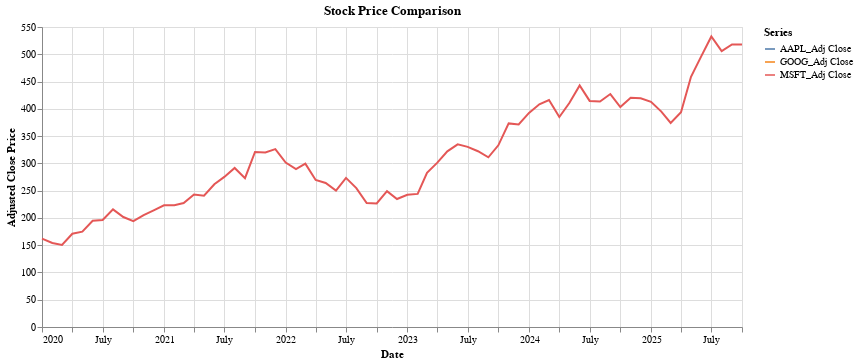

Source (notebook cell):
### Code cell
# ---- Load stocks_monthly ----
stocks = pd.read_csv("stocks_monthly.csv")
stocks["Date"] = pd.to_datetime(stocks["Date"])

# Choose which columns to compare (adjust to your real column names)
price_cols = ["AAPL_Adj Close", "MSFT_Adj Close", "GOOG_Adj Close"]

chart2 = (
    alt.Chart(stocks)
    .transform_fold(
        price_cols,
        as_=["ticker", "price"]
    )
    .mark_line()
    .encode(
        x=alt.X("Date:T", title="Date"),
        y=alt.Y("price:Q", title="Adjusted Close Price"),
        color=alt.Color("ticker:N", title="Series"),
        tooltip=[
            alt.Tooltip("Date:T", title="Date"),
            alt.Tooltip("ticker:N", title="Series"),
            alt.Tooltip("price:Q", title="Price", format=".2f")
        ]
    )
    .properties(
        width=700,
        height=300,
        title="Stock Price Comparison"
    )
)

chart2
